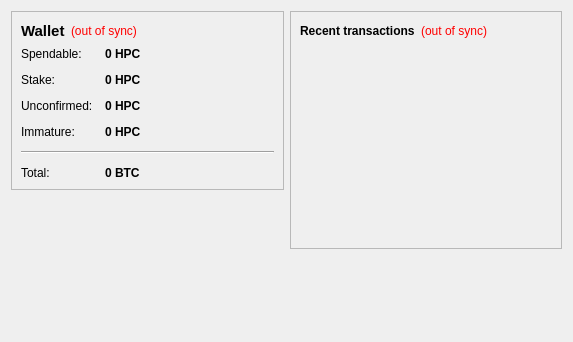
<?xml version="1.0" encoding="UTF-8"?>
<ui version="4.0">
 <class>OverviewPage</class>
 <widget class="QWidget" name="OverviewPage">
  <property name="geometry">
   <rect>
    <x>0</x>
    <y>0</y>
    <width>573</width>
    <height>342</height>
   </rect>
  </property>
  <property name="windowTitle">
   <string>Form</string>
  </property>
  <layout class="QHBoxLayout" name="horizontalLayout" stretch="1,1">
   <item>
    <layout class="QVBoxLayout" name="verticalLayout_2">
     <item>
      <widget class="QFrame" name="frame">
       <property name="frameShape">
        <enum>QFrame::StyledPanel</enum>
       </property>
       <property name="frameShadow">
        <enum>QFrame::Raised</enum>
       </property>
       <layout class="QVBoxLayout" name="verticalLayout_4">
        <item>
         <layout class="QHBoxLayout" name="horizontalLayout_4">
          <item>
           <widget class="QLabel" name="label_5">
            <property name="font">
             <font>
              <pointsize>11</pointsize>
              <weight>75</weight>
              <bold>true</bold>
             </font>
            </property>
            <property name="text">
             <string>Wallet</string>
            </property>
           </widget>
          </item>
          <item>
           <widget class="QLabel" name="labelWalletStatus">
            <property name="toolTip">
             <string>The displayed information may be out of date. Your wallet automatically synchronizes with the HipCoin network after a connection is established, but this process has not completed yet.</string>
            </property>
            <property name="styleSheet">
             <string notr="true">QLabel { color: red; }</string>
            </property>
            <property name="text">
             <string notr="true">(out of sync)</string>
            </property>
            <property name="alignment">
             <set>Qt::AlignLeading|Qt::AlignLeft|Qt::AlignVCenter</set>
            </property>
           </widget>
          </item>
          <item>
           <spacer name="horizontalSpacer_2">
            <property name="orientation">
             <enum>Qt::Horizontal</enum>
            </property>
            <property name="sizeHint" stdset="0">
             <size>
              <width>40</width>
              <height>20</height>
             </size>
            </property>
           </spacer>
          </item>
         </layout>
        </item>
        <item>
         <layout class="QFormLayout" name="formLayout_2">
          <property name="fieldGrowthPolicy">
           <enum>QFormLayout::AllNonFixedFieldsGrow</enum>
          </property>
          <property name="horizontalSpacing">
           <number>12</number>
          </property>
          <property name="verticalSpacing">
           <number>12</number>
          </property>
          <item row="0" column="0">
           <widget class="QLabel" name="label">
            <property name="text">
             <string>Spendable:</string>
            </property>
           </widget>
          </item>
          <item row="0" column="1">
           <widget class="QLabel" name="labelBalance">
            <property name="font">
             <font>
              <weight>75</weight>
              <bold>true</bold>
             </font>
            </property>
            <property name="cursor">
             <cursorShape>IBeamCursor</cursorShape>
            </property>
            <property name="toolTip">
             <string>Your current spendable balance</string>
            </property>
            <property name="text">
             <string notr="true">0 HPC</string>
            </property>
            <property name="textInteractionFlags">
             <set>Qt::LinksAccessibleByMouse|Qt::TextSelectableByKeyboard|Qt::TextSelectableByMouse</set>
            </property>
           </widget>
          </item>
          <item row="1" column="0">
           <widget class="QLabel" name="label_6">
            <property name="text">
             <string>Stake:</string>
            </property>
           </widget>
          </item>
          <item row="1" column="1">
           <widget class="QLabel" name="labelStake">
            <property name="font">
             <font>
              <weight>75</weight>
              <bold>true</bold>
             </font>
            </property>
            <property name="cursor">
             <cursorShape>IBeamCursor</cursorShape>
            </property>
            <property name="toolTip">
             <string>Total of coins that was staked, and do not yet count toward the current balance</string>
            </property>
            <property name="text">
             <string notr="true">0 HPC</string>
            </property>
            <property name="textInteractionFlags">
             <set>Qt::LinksAccessibleByMouse|Qt::TextSelectableByKeyboard|Qt::TextSelectableByMouse</set>
            </property>
           </widget>
          </item>
          <item row="2" column="0">
           <widget class="QLabel" name="label_3">
            <property name="text">
             <string>Unconfirmed:</string>
            </property>
           </widget>
          </item>
          <item row="2" column="1">
           <widget class="QLabel" name="labelUnconfirmed">
            <property name="font">
             <font>
              <weight>75</weight>
              <bold>true</bold>
             </font>
            </property>
            <property name="cursor">
             <cursorShape>IBeamCursor</cursorShape>
            </property>
            <property name="toolTip">
             <string>Total of transactions that have yet to be confirmed, and do not yet count toward the current balance</string>
            </property>
            <property name="text">
             <string notr="true">0 HPC</string>
            </property>
            <property name="textInteractionFlags">
             <set>Qt::LinksAccessibleByMouse|Qt::TextSelectableByKeyboard|Qt::TextSelectableByMouse</set>
            </property>
           </widget>
          </item>
          <item row="3" column="0">
           <widget class="QLabel" name="labelImmatureText">
            <property name="text">
             <string>Immature:</string>
            </property>
           </widget>
          </item>
          <item row="3" column="1">
           <widget class="QLabel" name="labelImmature">
            <property name="font">
             <font>
              <weight>75</weight>
              <bold>true</bold>
             </font>
            </property>
            <property name="toolTip">
             <string>Mined balance that has not yet matured</string>
            </property>
            <property name="text">
             <string notr="true">0 HPC</string>
            </property>
            <property name="textInteractionFlags">
             <set>Qt::LinksAccessibleByMouse|Qt::TextSelectableByKeyboard|Qt::TextSelectableByMouse</set>
            </property>
           </widget>
          </item>
          <item row="4" column="0" colspan="2">
           <widget class="Line" name="line">
            <property name="orientation">
             <enum>Qt::Horizontal</enum>
            </property>
           </widget>
          </item>
          <item row="5" column="0">
           <widget class="QLabel" name="labelTotalText">
            <property name="text">
             <string>Total:</string>
            </property>
           </widget>
          </item>
          <item row="5" column="1">
           <widget class="QLabel" name="labelTotal">
            <property name="font">
             <font>
              <weight>75</weight>
              <bold>true</bold>
             </font>
            </property>
            <property name="cursor">
             <cursorShape>IBeamCursor</cursorShape>
            </property>
            <property name="toolTip">
             <string>Your current total balance</string>
            </property>
            <property name="text">
             <string notr="true">0 BTC</string>
            </property>
            <property name="textInteractionFlags">
             <set>Qt::LinksAccessibleByMouse|Qt::TextSelectableByKeyboard|Qt::TextSelectableByMouse</set>
            </property>
           </widget>
          </item>
         </layout>
        </item>
       </layout>
      </widget>
     </item>
     <item>
      <spacer name="verticalSpacer">
       <property name="orientation">
        <enum>Qt::Vertical</enum>
       </property>
       <property name="sizeHint" stdset="0">
        <size>
         <width>20</width>
         <height>40</height>
        </size>
       </property>
      </spacer>
     </item>
    </layout>
   </item>
   <item>
    <layout class="QVBoxLayout" name="verticalLayout_3">
     <item>
      <widget class="QFrame" name="frame_2">
       <property name="frameShape">
        <enum>QFrame::StyledPanel</enum>
       </property>
       <property name="frameShadow">
        <enum>QFrame::Raised</enum>
       </property>
       <layout class="QVBoxLayout" name="verticalLayout">
        <item>
         <layout class="QHBoxLayout" name="horizontalLayout_2">
          <item>
           <widget class="QLabel" name="label_4">
            <property name="text">
             <string>&lt;b&gt;Recent transactions&lt;/b&gt;</string>
            </property>
           </widget>
          </item>
          <item>
           <widget class="QLabel" name="labelTransactionsStatus">
            <property name="toolTip">
             <string>The displayed information may be out of date. Your wallet automatically synchronizes with the HipCoin network after a connection is established, but this process has not completed yet.</string>
            </property>
            <property name="styleSheet">
             <string notr="true">QLabel { color: red; }</string>
            </property>
            <property name="text">
             <string notr="true">(out of sync)</string>
            </property>
            <property name="alignment">
             <set>Qt::AlignRight|Qt::AlignTrailing|Qt::AlignVCenter</set>
            </property>
           </widget>
          </item>
          <item>
           <spacer name="horizontalSpacer">
            <property name="orientation">
             <enum>Qt::Horizontal</enum>
            </property>
            <property name="sizeHint" stdset="0">
             <size>
              <width>40</width>
              <height>20</height>
             </size>
            </property>
           </spacer>
          </item>
         </layout>
        </item>
        <item>
         <widget class="QListView" name="listTransactions">
          <property name="styleSheet">
           <string notr="true">QListView { background: transparent; }</string>
          </property>
          <property name="frameShape">
           <enum>QFrame::NoFrame</enum>
          </property>
          <property name="verticalScrollBarPolicy">
           <enum>Qt::ScrollBarAlwaysOff</enum>
          </property>
          <property name="horizontalScrollBarPolicy">
           <enum>Qt::ScrollBarAlwaysOff</enum>
          </property>
          <property name="selectionMode">
           <enum>QAbstractItemView::NoSelection</enum>
          </property>
         </widget>
        </item>
       </layout>
      </widget>
     </item>
     <item>
      <spacer name="verticalSpacer_2">
       <property name="orientation">
        <enum>Qt::Vertical</enum>
       </property>
       <property name="sizeHint" stdset="0">
        <size>
         <width>20</width>
         <height>40</height>
        </size>
       </property>
      </spacer>
     </item>
    </layout>
   </item>
  </layout>
 </widget>
 <resources/>
 <connections/>
</ui>
